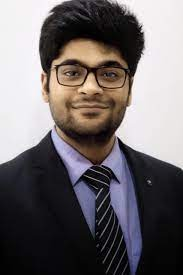
#> input picture Images/img4.jpg, 183 x 275 px, found by its file name
$ python StaticFaceDetection.py
#> lines starting #> are read from the running program, lines starting #| are printed output that depends on the picture; after the words box and inside, x2 and y2 are one past the last pixel; in counts of white or black regions, pixels touching at a corner belong together
import cv2

def detect_faces(image_path):
    # Load the pre-trained Haar Cascade model for face detection
#> called with image_path = 'Images\\img4.jpg'
    face_cascade = cv2.CascadeClassifier(cv2.data.haarcascades + 'haarcascade_frontalface_default.xml')

    # Read the image
    img = cv2.imread(image_path)
#> img is the input picture: shape (275, 183, 3); mean B, G, R 106.6, 104.9, 110.8
    # Convert the image to grayscale (required for face detection)
    gray_img = cv2.cvtColor(img, cv2.COLOR_BGR2GRAY)
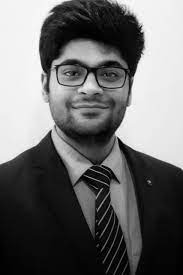
#> gray_img: shape (275, 183); min 0, max 254, mean 106.8

    # Detect faces in the image
    faces = face_cascade.detectMultiScale(gray_img, scaleFactor=1.1, minNeighbors=5)
#> faces = [[38, 31, 107, 107]]

    # Draw rectangles around the faces
    for (x, y, w, h) in faces:
        cv2.rectangle(img, (x, y), (x+w, y+h), (255, 0, 0), 2)
#> this loop made 1 pass
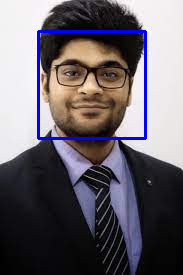
#> img: shape (275, 183, 3); 2.54% of pixels changed, all inside (x1, y1, x2, y2) = (37, 30, 147, 140)

    # Display the image with detected faces
    cv2.imshow('Face Detected', img)
    cv2.waitKey(0)
    cv2.destroyAllWindows()

# Replace 'path_to_your_image.jpg' with the path to the image you want to process
image_path = 'Images\img4.jpg'
detect_faces(image_path)

$ run again, with Images/img1.jpg copied over Images/img4.jpg
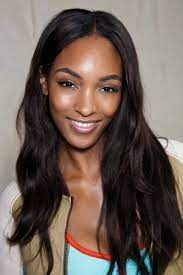
#> input picture Images/img1.jpg, 183 x 275 px, found by its file name
#> in detect_faces, img is the input picture: shape (275, 183, 3); mean B, G, R 86.1, 93.6, 109.7
#> in detect_faces, `gray_img = cv2.cvtColor(img, cv2.COLOR_BGR2GRAY)`:
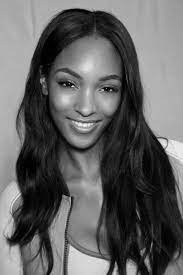
#> gray_img: shape (275, 183); min 0, max 251, mean 97.6
#> faces = [[49, 131, 59, 59], [41, 49, 92, 92]]
#> the loop in detect_faces, `for (x, y, w, h) in faces:` made 2 passes
#> after the loop in detect_faces, `for (x, y, w, h) in faces:`:
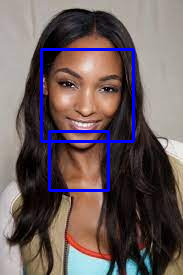
#> img: shape (275, 183, 3); 3.55% of pixels changed, all inside (x1, y1, x2, y2) = (40, 48, 135, 192)

$ run again, with Images/img2.jpg copied over Images/img4.jpg
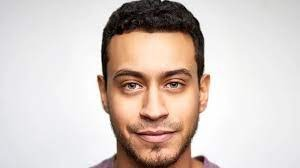
#> input picture Images/img2.jpg, 300 x 168 px, found by its file name
#> in detect_faces, img is the input picture: shape (168, 300, 3); mean B, G, R 194.1, 200.2, 212.9
#> in detect_faces, `gray_img = cv2.cvtColor(img, cv2.COLOR_BGR2GRAY)`:
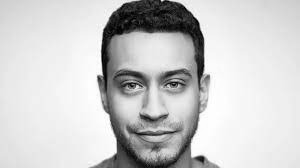
#> gray_img: shape (168, 300); min 0, max 255, mean 203.3
#> faces = [[96, 39, 114, 114]]
#> the loop in detect_faces, `for (x, y, w, h) in faces:` made 1 pass
#> after the loop in detect_faces, `for (x, y, w, h) in faces:`:
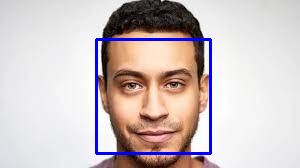
#> img: shape (168, 300, 3); 2.71% of pixels changed, all inside (x1, y1, x2, y2) = (95, 38, 212, 155)

$ run again, with Images/img3.jpg copied over Images/img4.jpg
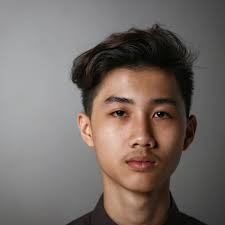
#> input picture Images/img3.jpg, 225 x 225 px, found by its file name
#> in detect_faces, img is the input picture: shape (225, 225, 3); mean B, G, R 102.9, 107.9, 117.6
#> in detect_faces, `gray_img = cv2.cvtColor(img, cv2.COLOR_BGR2GRAY)`:
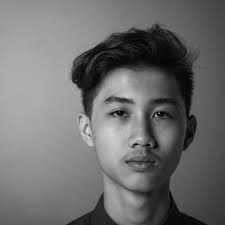
#> gray_img: shape (225, 225); min 0, max 222, mean 110.2
#> faces = [[81, 67, 119, 119]]
#> the loop in detect_faces, `for (x, y, w, h) in faces:` made 1 pass
#> after the loop in detect_faces, `for (x, y, w, h) in faces:`:
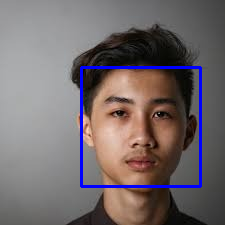
#> img: shape (225, 225, 3); 2.81% of pixels changed, all inside (x1, y1, x2, y2) = (80, 66, 202, 188)
